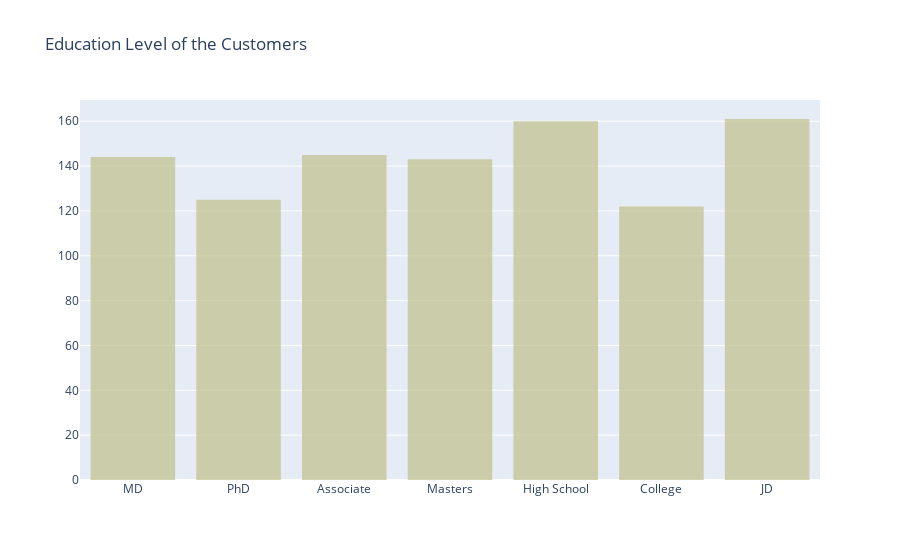

The cell this chart's notebook holds for it:
### Code cell
trace = go.Histogram(
          x = data['insured_education_level'],
          name = 'Marvel',
          opacity = 0.75,
          marker = dict(
                 color = 'rgb(195, 195, 145, 0.5)'
          )
)
df = [trace]

layout = go.Layout(
    title = 'Education Level of the Customers')

fig = go.Figure(data = df, layout = layout)
py.iplot(fig)

### Figure 1 — Plotly figure (JSON) as saved in the notebook; plotly's stock layout.template omitted (floating-point values rounded to 4 significant figures; data arrays with more than 128 entries replaced by an {"elided": "..."} marker saying what was removed)
{"data": [{"marker": {"color": "rgb(195, 195, 145, 0.5)"}, "name": "Marvel", "opacity": 0.75, "type": "histogram", "x": {"elided": "1000 str values"}}], "layout": {"title": {"text": "Education Level of the Customers"}}}
